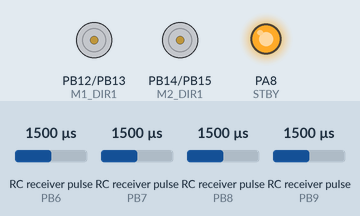
Recording of a sketch running on a simulated STM32 Blue Pill. On the bench: motor-driver pin pairs drawn as motors (green arrow = first pin HIGH = forward, orange = second pin HIGH = backward, longer = more drive, scaled by the enable pin, stopped while the standby pin is LOW), output pins drawn as LEDs (lit = HIGH). Wiring (inferred from the names in the program): 4 × RC receiver channel: data PB6 / data PB7 / data PB8 / data PB9. The test bench sets the inputs (shaded band); at power-on: RC receiver pulse (sensors on PB6, PB7, PB8, PB9) 1500 µs.

Above: at 0.1 s.
Timing chart, 0 to 1.6 s (numbered marks = the images above):
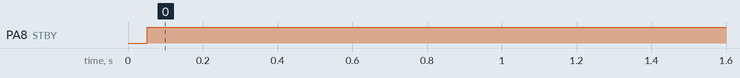

The sketch:

2023_B_01_code01.ino
```cpp
//AIRO DC Motor Driver V1.0

//*pin layout
//------------------------------------------------------------
//           |   dir1    dir2    ENCA    ENCB    PWM    STBY
//------------------------------------------------------------
//  Motor1   |   PB12    PB13    PB06    PB07    PB0    PA8
//  Motor2   |   PB14    PB15    PB08    PB09    PB1    PA8
//------------------------------------------------------------


//모터 1
#define ENC1_CHA  PB6
#define ENC1_CHB  PB7
#define M1_PWM    PB0
#define M1_DIR1   PB12
#define M1_DIR2   PB13

//모터 2
#define ENC2_CHA  PB8
#define ENC2_CHB  PB9
#define M2_PWM    PB1
#define M2_DIR1   PB14
#define M2_DIR2   PB15

#define STBY      PA8


//모터 1 PID Gain
float Kp1 = 0.7;
float Ki1 = 0.5;
float Kd1 = 0.1;

//모터 1 PID Gain
float Kp2 = 0.7;
float Ki2 = 0.5;
float Kd2 = 0.1;

int e1cnt = 0;
int e1cnt_k = 0, e1cnt_k_1 = 0, d_e1cnt = 0;

int e2cnt = 0;
int e2cnt_k = 0, e2cnt_k_1 = 0, d_e2cnt = 0;

float m1speed = 0;
float m1_ref_spd = 0;
float m1_err_spd = 0;
float m1_err_spd_k_1 = 0;
float m1_derr_spd = 0;
float m1_err_sum = 0;
float ctrl_up = 0;
float ctrl_ui = 0;
float ctrl_ud = 0;

float m2speed = 0;
float m2_ref_spd = 0;
float m2_err_spd = 0;
float m2_err_spd_k_1 = 0;
float m2_derr_spd = 0;
float m2_err_sum = 0;
float ctrl2_up = 0;
float ctrl2_ui = 0;
float ctrl2_ud = 0;

int ctrl_u = 0;
int ipwm_u = 0;

int ctrl2_u = 0;
int ipwm2_u = 0;

bool t2_flag = 0;
//urat
bool rcv_status = 0;
bool rcv_ready = 0;
byte rcv_data = 0;
byte rcv_checksum = 0;
byte rx_buffer[7];
byte rx_data[4];
int rcv_count = 0;
int rcv_index = 0;
bool rcv_flag = 0;
char sec = NULL;

void setup() {
  pinMode(ENC1_CHA, INPUT_PULLUP);
  pinMode(ENC1_CHB, INPUT_PULLUP);

  pinMode(M1_DIR1, OUTPUT);
  pinMode(M1_DIR2, OUTPUT);
  pinMode(M1_PWM, OUTPUT);

  pinMode(ENC2_CHA, INPUT_PULLUP);
  pinMode(ENC2_CHB, INPUT_PULLUP);

  pinMode(M2_DIR1, OUTPUT);
  pinMode(M2_DIR2, OUTPUT);
  pinMode(M2_PWM, OUTPUT);

  pinMode(STBY, OUTPUT);


  attachInterrupt(digitalPinToInterrupt(ENC1_CHA), Enc1chA_ISR, CHANGE);
  attachInterrupt(digitalPinToInterrupt(ENC1_CHB), Enc1chB_ISR, CHANGE);

  attachInterrupt(digitalPinToInterrupt(ENC2_CHA), Enc2chA_ISR, CHANGE);
  attachInterrupt(digitalPinToInterrupt(ENC2_CHB), Enc2chB_ISR, CHANGE);


  Serial.begin(115200);
  Serial3.begin(115200);
  Timer2.setChannel1Mode(TIMER_OUTPUTCOMPARE);
  // 1000us(1ms) 에 한번씩 타이머 발생하게 설정
  Timer2.setPeriod(50000);  //50,000 us = 50ms
  Timer2.attachCompare1Interrupt(t2_ISR);

}

void loop() {
  //PID 제어

  if (t2_flag) {
    t2_flag = 0;
    m1speed = d_e1cnt * 10 / 11; // *500/11/50
    //Error
    m1_err_spd = m1_ref_spd - m1speed;
    m1_derr_spd = m1_err_spd - m1_err_spd_k_1;
    m1_err_sum = m1_err_sum + m1_err_spd;
    m1_err_spd_k_1 = m1_err_spd;
    //PID-Controller
    ctrl_up = Kp1 * m1_err_spd;
    ctrl_ui = Ki1 * m1_err_sum;
    ctrl_ud = Kd1 * m1_derr_spd;
    ctrl_u = (int)(ctrl_up + ctrl_ud + ctrl_ui);

    m2speed = d_e2cnt * 10 / 11; // *500/11/50
    //Error
    m2_err_spd = m2_ref_spd - m2speed;
    m2_derr_spd = m2_err_spd - m2_err_spd_k_1;
    m2_err_sum = m2_err_sum + m2_err_spd;
    m2_err_spd_k_1 = m2_err_spd;
    //PID-Controller
    ctrl2_up = Kp2 * m2_err_spd;
    ctrl2_ui = Ki2 * m2_err_sum;
    ctrl2_ud = Kd2 * m2_derr_spd;
    ctrl2_u = (int)(ctrl2_up + ctrl2_ud + ctrl2_ui);

    if (ctrl_u >= 0) {
      digitalWrite(M1_DIR1, LOW);
      digitalWrite(M1_DIR2, HIGH); //ccw
      digitalWrite(STBY, HIGH);

      if (ctrl_u > 255)
        ipwm_u = 255;
      else
        ipwm_u = (int)ctrl_u;
    }
    else {
      digitalWrite(M1_DIR1, HIGH);
      digitalWrite(M1_DIR2, LOW); //cw
      digitalWrite(STBY, HIGH);

      if (ctrl_u < -255)
        ipwm_u = 255;
      else
        ipwm_u = (int)ctrl_u * (-1);
    }


    if (ctrl2_u >= 0) {
      digitalWrite(M2_DIR1, HIGH);
      digitalWrite(M2_DIR2, LOW); //ccw
      digitalWrite(STBY, HIGH);

      if (ctrl2_u > 255)
        ipwm2_u = 255;
      else
        ipwm2_u = (int)ctrl2_u;
    }
    else {
      digitalWrite(M2_DIR1, LOW);
      digitalWrite(M2_DIR2, HIGH); //cw
      digitalWrite(STBY, HIGH);

      if (ctrl2_u < -255)
        ipwm2_u = 255;
      else
        ipwm2_u = (int)ctrl2_u * (-1);
    }
    analogWrite(M1_PWM, ipwm_u);
    analogWrite(M2_PWM, ipwm2_u);
    //    Serial.print(m1_ref_spd);
    //    Serial.print(",");
    //    Serial.print(m1speed);
    //    Serial.print(",");
    //    Serial.print(m2_ref_spd);
    //    Serial.print(",");
    //    Serial.println(m2speed);
  }

  // Arduino Mega 보드에서 전송받은 모터값을 m1_ref_spd, m2_ref_spd에 저장
  if (Serial3.available()) rcv_data_f();
  if (rcv_status) {
    rcv_status = 0;
    if (rx_data[0] == 0x01) m1_ref_spd = rx_data[1]; // Mega 보드에서 모터값을 양수로 지정했을 때
    else                    m1_ref_spd = -rx_data[1]; // Mega 보드에서 모터값을 음수로 지정했을 때

    if (rx_data[2] == 0x00) m2_ref_spd = -rx_data[3]; // Mega 보드에서 모터값을 양수로 지정했을 때
    else                    m2_ref_spd = rx_data[3]; // Mega 보드에서 모터값을 음수로 지정했을 때
  }
}

void rcv_data_f() {
  rcv_data = Serial3.read();
  switch (rcv_count) {

    case 0: //Header
      if ((rcv_ready == 0) && (rcv_data == 0xFF)) {
        rcv_count = 1;
      }
      else
        rcv_count = 0;
      break;

    case 1: //Header
      if ((rcv_ready == 0) && (rcv_data == 0xFF)) {
        rcv_count = 2;
        rcv_ready = 1;
      }
      else
        rcv_count = 0;
      break;

    case 2: // 데이터값 받기
      rx_buffer[rcv_index] = rcv_data;
      rcv_index++;
      if (rcv_index > 4) {
        rcv_checksum = 0;
        for (int i = 0; i < 4; i++) {
          rcv_checksum ^= rx_buffer[i];
        }
        rcv_checksum += 1;
        if (rcv_checksum == rx_buffer[rcv_index - 1]) {
          rcv_status = 1;
          memcpy((char*)rx_data, (char*)rx_buffer, 4);
        }
        rcv_count = 0;
        rcv_index = 0;
        rcv_ready = 0;
      }
      break;

    default:
      rcv_count = 0;
      rcv_index = 0;
      rcv_ready = 0;
      break;
  }
}
void t2_ISR() {
  t2_flag = 1;
  e1cnt_k = e1cnt;
  d_e1cnt = e1cnt_k - e1cnt_k_1; //delta_error
  e1cnt_k_1 = e1cnt_k;

  e2cnt_k = e2cnt;
  d_e2cnt = e2cnt_k - e2cnt_k_1; //delta_error
  e2cnt_k_1 = e2cnt_k;
}

//모터 1 cw, ccw 제어
void Enc1chA_ISR() {
  if (digitalRead(ENC1_CHA) == HIGH) {
    if (digitalRead(ENC1_CHB) == LOW) e1cnt--;
    else                             e1cnt++;
  }
  else {
    if (digitalRead(ENC1_CHB) == HIGH)  e1cnt--;
    else                               e1cnt++;
  }
}

void Enc1chB_ISR() {
  if (digitalRead(ENC1_CHB) == HIGH) {
    if (digitalRead(ENC1_CHA) == HIGH) e1cnt--;
    else                              e1cnt++;
  }
  else {
    if (digitalRead(ENC1_CHA) == LOW)
      e1cnt--;
    else
      e1cnt++;
  }
}

//모터 2 cw, ccw 제어
void Enc2chA_ISR() {
  if (digitalRead(ENC2_CHA) == HIGH) {
    if (digitalRead(ENC2_CHB) == LOW) e2cnt++;
    else                             e2cnt--;
  }
  else {
    if (digitalRead(ENC2_CHB) == HIGH)  e2cnt++;
    else                               e2cnt--;
  }
}

void Enc2chB_ISR() {
  if (digitalRead(ENC2_CHB) == HIGH) {
    if (digitalRead(ENC2_CHA) == HIGH) e2cnt++;
    else                              e2cnt--;
  }
  else {
    if (digitalRead(ENC2_CHA) == LOW)  e2cnt++;
    else                              e2cnt--;
  }
}
```

Measured:
- by itself, PA8 (STBY): LOW → HIGH at 0.05 s
